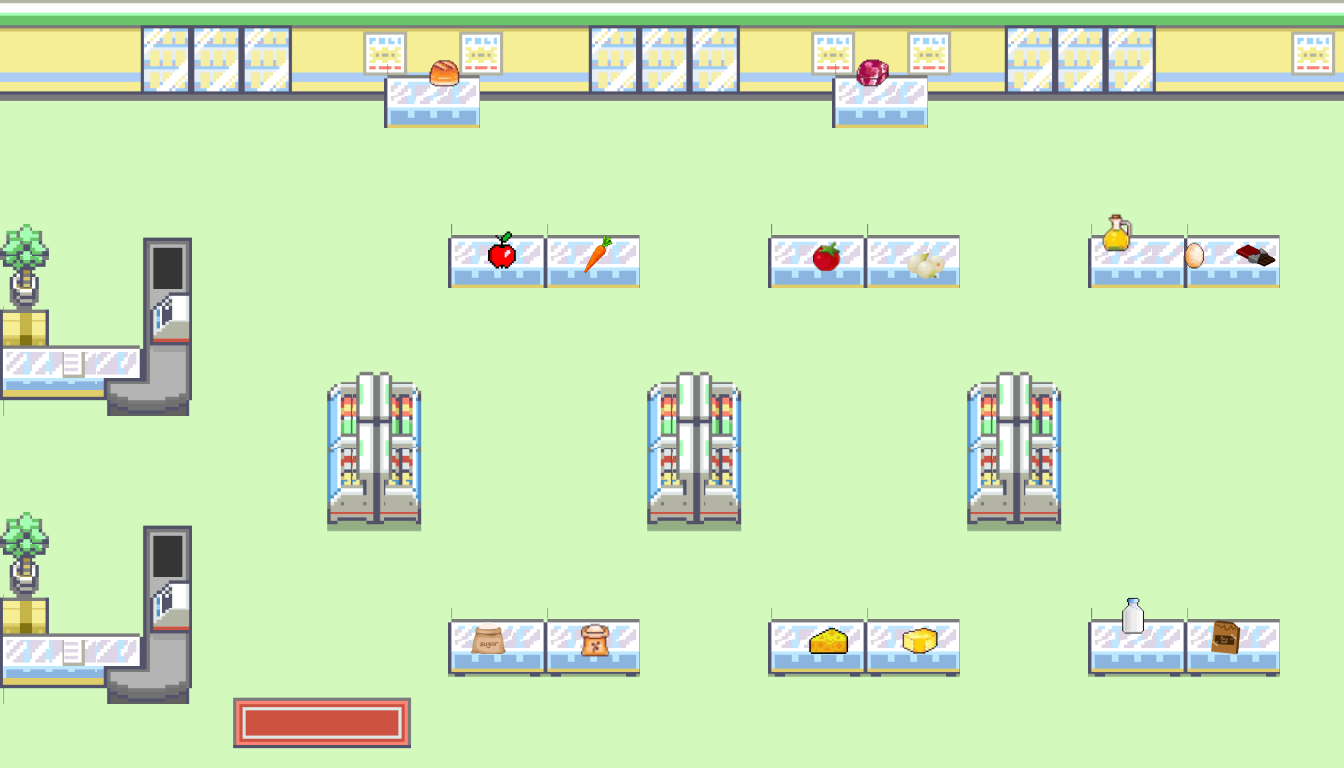

Below is a game level as drawn by its tile map, then a one-line description and the .tmx that defines it (tile-layer data replaced by summaries):
An orthogonal 42x24 tile map with 32x32 px tiles, 3 tile layers (fundo_mer, mercado, itens), 3 tilesets and 34 objects (19x colisor, item_acucar, item_chocolate, item_ovo, item_oleo, ...).

<map version="1.10" tiledversion="1.11.2" orientation="orthogonal" renderorder="right-down" width="42" height="24" tilewidth="32" tileheight="32" infinite="0" nextlayerid="8" nextobjectid="62">
 <tileset firstgid="1" name="tilesets_mer" tilewidth="32" tileheight="32" spacing="5" tilecount="208" columns="16">
  <image source="tilesets.png" width="600" height="498" />
 </tileset>
 <tileset firstgid="209" name="fundo_mer" tilewidth="32" tileheight="32" tilecount="500" columns="25">
  <image source="fundo_mer.png" width="800" height="664" />
 </tileset>
 <tileset firstgid="709" name="itens" tilewidth="32" tileheight="32" tilecount="225" columns="15">
  <image source="itens.png" width="500" height="500" />
 </tileset>
 <layer id="4" name="fundo_mer" width="42" height="24">
  <data>[1008 cells, 1008 non-empty, 93 distinct tile ids]</data>
 </layer>
 <layer id="2" name="mercado" width="42" height="24">
  <data>[1008 cells, 300 non-empty, 84 distinct tile ids]</data>
 </layer>
 <layer id="6" name="itens" width="42" height="24">
  <data>[1008 cells, 117 non-empty, 74 distinct tile ids]</data>
 </layer>
 <objectgroup id="3" name="colisor" visible="0">
  <object id="1" name="colisor" type="colisor" x="10" y="8" width="1324" height="92" />
  <object id="2" name="colisor" type="colisor" x="0" y="16" width="52" height="750" />
  <object id="3" name="colisor" type="colisor" x="16" y="744" width="1324" height="24" />
  <object id="4" name="colisor" type="colisor" x="1314" y="14" width="48" height="738" />
  <object id="8" name="colisor" type="colisor" x="16" y="352" width="176" height="60" />
  <object id="9" name="colisor" type="colisor" x="152" y="236" width="40" height="136" />
  <object id="10" name="colisor" type="colisor" x="326" y="390" width="96" height="132" />
  <object id="11" name="colisor" type="colisor" x="154" y="526" width="42" height="172" />
  <object id="12" name="colisor" type="colisor" x="14" y="638" width="140" height="58" />
  <object id="13" name="colisor" type="colisor" x="648" y="386" width="90" height="134" />
  <object id="14" name="colisor" type="colisor" x="974" y="384" width="82" height="142" />
  <object id="15" name="colisor" type="colisor" x="458" y="622" width="180" height="44" />
  <object id="16" name="colisor" type="colisor" x="776" y="618" width="178" height="50" />
  <object id="19" name="colisor" type="colisor" x="1082" y="618" width="204" height="56" />
  <object id="21" name="colisor" type="colisor" x="454" y="244" width="186" height="48" />
  <object id="22" name="colisor" type="colisor" x="772" y="236" width="188" height="46" />
  <object id="23" name="colisor" type="colisor" x="1098" y="242" width="178" height="42" />
  <object id="24" name="colisor" type="colisor" x="388" y="80" width="84" height="42" />
  <object id="25" name="colisor" type="colisor" x="832" y="74" width="92" height="44" />
 </objectgroup>
 <objectgroup id="7" name="itens">
  <object id="44" name="item_acucar" x="457" y="600" width="77" height="101">
   <properties>
    <property name="nome_ingles" value="sugar" />
    <property name="nome_portugues" value="açúcar" />
   </properties>
  </object>
  <object id="47" name="item_chocolate" x="1235" y="210" width="48" height="97">
   <properties>
    <property name="nome_ingles" value="chocolate" />
    <property name="nome_portugues" value="chocolate" />
   </properties>
  </object>
  <object id="48" name="item_ovo" x="1172" y="211" width="46" height="108">
   <properties>
    <property name="nome_ingles" value="egg" />
    <property name="nome_portugues" value="ovo" />
   </properties>
  </object>
  <object id="49" name="item_oleo" x="1096" y="199" width="46" height="122">
   <properties>
    <property name="nome_ingles" value="oil" />
    <property name="nome_portugues" value="óleo" />
   </properties>
  </object>
  <object id="50" name="item_cebola" x="887" y="208" width="71" height="118">
   <properties>
    <property name="nome_ingles" value="onion" />
    <property name="nome_portugues" value="cebola" />
   </properties>
  </object>
  <object id="51" name="item_tomate" x="782" y="201" width="67" height="112">
   <properties>
    <property name="nome_ingles" value="tomato" />
    <property name="nome_portugues" value="tomate" />
   </properties>
  </object>
  <object id="53" name="item_carne" x="845" y="51" width="48" height="100">
   <properties>
    <property name="nome_ingles" value="meat" />
    <property name="nome_portugues" value="carne" />
   </properties>
  </object>
  <object id="54" name="item_pao" x="412" y="51" width="58" height="118">
   <properties>
    <property name="nome_ingles" value="bread" />
    <property name="nome_portugues" value="pão" />
   </properties>
  </object>
  <object id="55" name="item_maca" x="475" y="196" width="47" height="124">
   <properties>
    <property name="nome_ingles" value="apple" />
    <property name="nome_portugues" value="maçã" />
   </properties>
  </object>
  <object id="56" name="item_cenoura" x="563" y="188" width="57" height="127">
   <properties>
    <property name="nome_ingles" value="carrot" />
    <property name="nome_portugues" value="cenoura" />
   </properties>
  </object>
  <object id="57" name="item_farinha" x="564" y="592" width="66" height="108">
   <properties>
    <property name="nome_ingles" value="flour" />
    <property name="nome_portugues" value="farinha" />
   </properties>
  </object>
  <object id="58" name="item_queijo" x="799" y="604" width="52" height="97">
   <properties>
    <property name="nome_ingles" value="cheese" />
    <property name="nome_portugues" value="queijo" />
   </properties>
  </object>
  <object id="59" name="item_manteiga" x="891" y="601" width="58" height="96">
   <properties>
    <property name="nome_ingles" value="butter" />
    <property name="nome_portugues" value="manteiga" />
   </properties>
  </object>
  <object id="60" name="item_leite" x="1088" y="579" width="59" height="116">
   <properties>
    <property name="nome_ingles" value="milk" />
    <property name="nome_portugues" value="leite" />
   </properties>
  </object>
  <object id="61" name="item_fermento" x="1191" y="575" width="66" height="118">
   <properties>
    <property name="nome_ingles" value="baking powder" />
    <property name="nome_portugues" value="fermento em pó" />
   </properties>
  </object>
 </objectgroup>
</map>